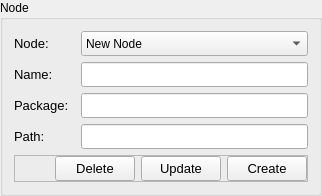
                   <widget class="QGroupBox" name="gbxConfigNode">
                    <property name="title">
                     <string>Node</string>
                    </property>
                    <layout class="QGridLayout" name="gridLayout">
                     <item row="0" column="0">
                      <widget class="QLabel" name="lblConfigNodeNode">
                       <property name="minimumSize">
                        <size>
                         <width>0</width>
                         <height>0</height>
                        </size>
                       </property>
                       <property name="font">
                        <font>
                         <pointsize>10</pointsize>
                        </font>
                       </property>
                       <property name="text">
                        <string>Node:</string>
                       </property>
                      </widget>
                     </item>
                     <item row="1" column="0">
                      <widget class="QLabel" name="lblConfigNodeName">
                       <property name="minimumSize">
                        <size>
                         <width>0</width>
                         <height>0</height>
                        </size>
                       </property>
                       <property name="font">
                        <font>
                         <pointsize>10</pointsize>
                        </font>
                       </property>
                       <property name="text">
                        <string>Name:</string>
                       </property>
                      </widget>
                     </item>
                     <item row="0" column="2">
                      <widget class="QComboBox" name="cbxConfigNode">
                       <property name="minimumSize">
                        <size>
                         <width>0</width>
                         <height>25</height>
                        </size>
                       </property>
                       <property name="maximumSize">
                        <size>
                         <width>16777215</width>
                         <height>25</height>
                        </size>
                       </property>
                       <property name="font">
                        <font>
                         <pointsize>9</pointsize>
                        </font>
                       </property>
                       <item>
                        <property name="text">
                         <string>New Node</string>
                        </property>
                       </item>
                      </widget>
                     </item>
                     <item row="2" column="0">
                      <widget class="QLabel" name="lblConfigNodePackage">
                       <property name="minimumSize">
                        <size>
                         <width>0</width>
                         <height>0</height>
                        </size>
                       </property>
                       <property name="font">
                        <font>
                         <pointsize>10</pointsize>
                        </font>
                       </property>
                       <property name="text">
                        <string>Package:</string>
                       </property>
                      </widget>
                     </item>
                     <item row="1" column="2">
                      <widget class="QLineEdit" name="txtConfigNodeName">
                       <property name="minimumSize">
                        <size>
                         <width>0</width>
                         <height>25</height>
                        </size>
                       </property>
                       <property name="maximumSize">
                        <size>
                         <width>16777215</width>
                         <height>25</height>
                        </size>
                       </property>
                       <property name="font">
                        <font>
                         <pointsize>10</pointsize>
                        </font>
                       </property>
                       <property name="text">
                        <string/>
                       </property>
                      </widget>
                     </item>
                     <item row="3" column="0">
                      <widget class="QLabel" name="lblConfigNodePath">
                       <property name="minimumSize">
                        <size>
                         <width>0</width>
                         <height>0</height>
                        </size>
                       </property>
                       <property name="font">
                        <font>
                         <pointsize>10</pointsize>
                        </font>
                       </property>
                       <property name="text">
                        <string>Path:</string>
                       </property>
                      </widget>
                     </item>
                     <item row="3" column="2">
                      <widget class="QLineEdit" name="txtConfigNodePath">
                       <property name="minimumSize">
                        <size>
                         <width>0</width>
                         <height>25</height>
                        </size>
                       </property>
                       <property name="maximumSize">
                        <size>
                         <width>16777215</width>
                         <height>25</height>
                        </size>
                       </property>
                       <property name="font">
                        <font>
                         <pointsize>10</pointsize>
                        </font>
                       </property>
                      </widget>
                     </item>
                     <item row="4" column="0" colspan="3">
                      <widget class="QFrame" name="fConfigNode">
                       <property name="frameShape">
                        <enum>QFrame::StyledPanel</enum>
                       </property>
                       <property name="frameShadow">
                        <enum>QFrame::Raised</enum>
                       </property>
                       <layout class="QHBoxLayout" name="horizontalLayout_17">
                        <property name="leftMargin">
                         <number>0</number>
                        </property>
                        <property name="topMargin">
                         <number>0</number>
                        </property>
                        <property name="rightMargin">
                         <number>0</number>
                        </property>
                        <property name="bottomMargin">
                         <number>0</number>
                        </property>
                        <item>
                         <spacer name="horizontalSpacer_13">
                          <property name="orientation">
                           <enum>Qt::Horizontal</enum>
                          </property>
                          <property name="sizeHint" stdset="0">
                           <size>
                            <width>40</width>
                            <height>20</height>
                           </size>
                          </property>
                         </spacer>
                        </item>
                        <item>
                         <widget class="QPushButton" name="btnConfigNodeDelete">
                          <property name="minimumSize">
                           <size>
                            <width>0</width>
                            <height>25</height>
                           </size>
                          </property>
                          <property name="maximumSize">
                           <size>
                            <width>16777215</width>
                            <height>25</height>
                           </size>
                          </property>
                          <property name="font">
                           <font>
                            <pointsize>10</pointsize>
                           </font>
                          </property>
                          <property name="text">
                           <string>Delete</string>
                          </property>
                         </widget>
                        </item>
                        <item>
                         <widget class="QPushButton" name="btnConfigNodeUpdate">
                          <property name="minimumSize">
                           <size>
                            <width>0</width>
                            <height>25</height>
                           </size>
                          </property>
                          <property name="maximumSize">
                           <size>
                            <width>16777215</width>
                            <height>25</height>
                           </size>
                          </property>
                          <property name="font">
                           <font>
                            <pointsize>10</pointsize>
                           </font>
                          </property>
                          <property name="text">
                           <string>Update</string>
                          </property>
                         </widget>
                        </item>
                        <item>
                         <widget class="QPushButton" name="btnConfigNodeCreate">
                          <property name="minimumSize">
                           <size>
                            <width>0</width>
                            <height>25</height>
                           </size>
                          </property>
                          <property name="maximumSize">
                           <size>
                            <width>16777215</width>
                            <height>25</height>
                           </size>
                          </property>
                          <property name="font">
                           <font>
                            <pointsize>10</pointsize>
                           </font>
                          </property>
                          <property name="text">
                           <string>Create</string>
                          </property>
                         </widget>
                        </item>
                       </layout>
                      </widget>
                     </item>
                     <item row="2" column="2">
                      <widget class="QLineEdit" name="txtConfigNodePackage">
                       <property name="minimumSize">
                        <size>
                         <width>0</width>
                         <height>25</height>
                        </size>
                       </property>
                       <property name="maximumSize">
                        <size>
                         <width>16777215</width>
                         <height>25</height>
                        </size>
                       </property>
                       <property name="font">
                        <font>
                         <pointsize>10</pointsize>
                        </font>
                       </property>
                      </widget>
                     </item>
                    </layout>
                   </widget>
